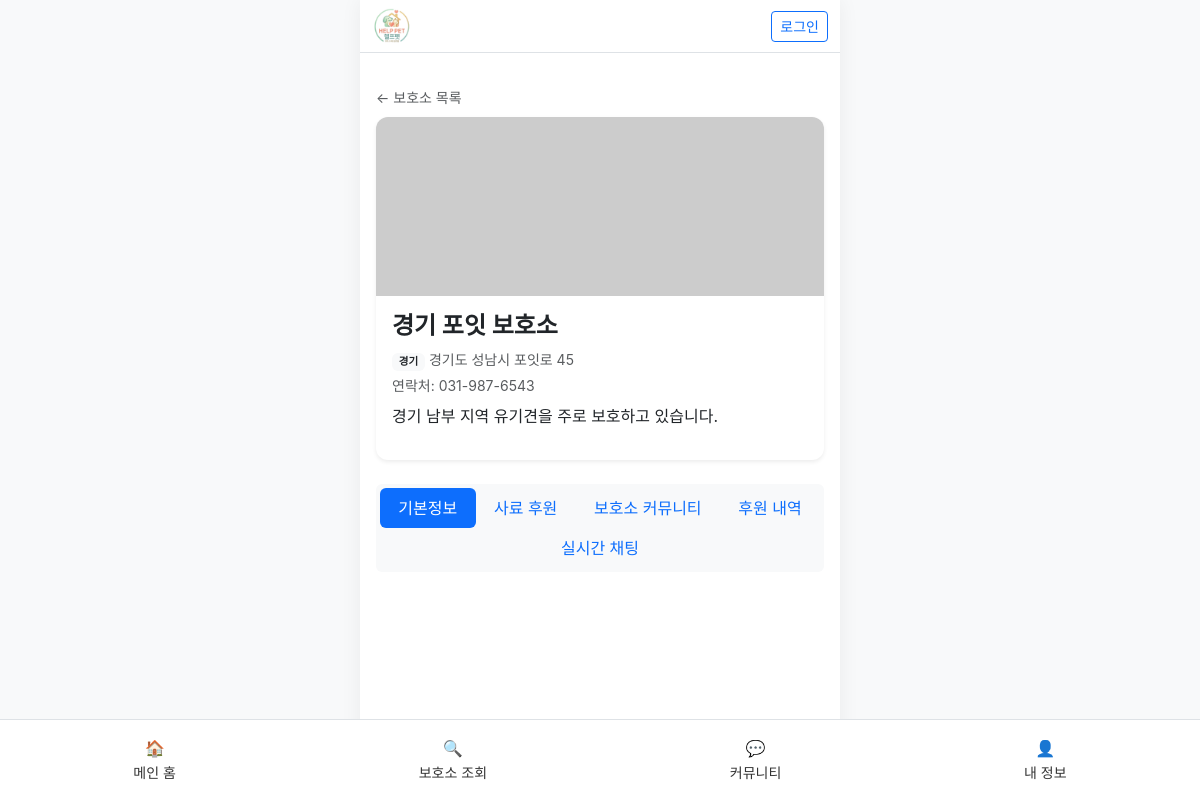
The app's page /shelter/4/ with its own data.
### shelter/models.py (models this page shows, shortened)
class Shelter(models.Model):
    REGION_CHOICES = [
        ('서울', '서울'), ('부산', '부산'), ('대구', '대구'), ('인천', '인천'), ('광주', '광주'),
        ('대전', '대전'), ('울산', '울산'), ('세종', '세종'), ('경기', '경기'), ('강원', '강원'),
        ('충북', '충북'), ('충남', '충남'), ('전북', '전북'), ('전남', '전남'), ('경북', '경북'),
        ('경남', '경남'), ('제주', '제주'),
    ]
    name = models.CharField(max_length=100, verbose_name="보호소명")
    region = models.CharField(max_length=20, choices=REGION_CHOICES, default='서울', verbose_name="지역")
    address = models.CharField(max_length=200, verbose_name="주소")
    phone = models.CharField(max_length=20, blank=True, verbose_name="연락처")
    description = models.TextField(verbose_name="보호소소개")
    image = models.ImageField(upload_to='shelters/', verbose_name="보호소이미지", blank=True, null=True)
    target_product = models.ForeignKey(Product, on_delete=models.SET_NULL, null=True, blank=True, verbose_name="필요사료")

### shelter/views.py (the view)
# urls.py: path('<int:pk>/', views.shelter_detail_info, name='shelter_detail'),  # 기본 진입은 기본정보
def shelter_detail_info(request, pk):
    shelter = get_object_or_404(Shelter, pk=pk)
    return render(request, 'shelter/shelter_info.html', {'shelter': shelter})

### templates/shelter/shelter_info.html
{% extends 'base.html' %}
{% block content %}
<div class="py-3">
    <a href="{% url 'shelter_list' %}" class="text-decoration-none text-muted small">← 보호소 목록</a>
    <div class="card border-0 shadow-sm mt-2 overflow-hidden" style="border-radius: 12px;">
        <img src="https://placehold.co/600x240?text=Shelter" class="img-fluid" style="max-height: 200px; object-fit: cover;">
        <div class="card-body">
            <h4 class="fw-bold">{{ shelter.name }}</h4>
            <p class="text-muted small mb-1"><span class="badge bg-light text-dark">{{ shelter.get_region_display }}</span> {{ shelter.address }}</p>
            {% if shelter.phone %}<p class="text-muted small mb-2">연락처: {{ shelter.phone }}</p>{% endif %}
            <p class="mb-0">{{ shelter.description|linebreaks }}</p>
        </div>
    </div>
    <ul class="nav nav-pills nav-fill bg-light rounded p-1 mt-4" role="tablist">
        <li class="nav-item"><a class="nav-link active" href="{% url 'shelter_detail_info' shelter.pk %}">기본정보</a></li>
        <li class="nav-item"><a class="nav-link" href="{% url 'shelter_donate' shelter.pk %}">사료 후원</a></li>
        <li class="nav-item"><a class="nav-link" href="{% url 'shelter_community_list' shelter.pk %}">보호소 커뮤니티</a></li>
        <li class="nav-item"><a class="nav-link" href="{% url 'shelter_donations' shelter.pk %}">후원 내역</a></li>
        <li class="nav-item"><a class="nav-link" href="{% url 'shelter_chat' shelter.pk %}">실시간 채팅</a></li>
    </ul>
</div>
{% endblock %}

### templates/base.html (style rules this page uses)
body { font-family: 'Pretendard', -apple-system, sans-serif; background-color: #f8f9fa; }

### records on screen
Shelter: name "경기 포잇 보호소", region "경기", address "경기도 성남시 포잇로 45", phone "031-987-6543", description "경기 남부 지역 유기견을 주로 보호하고 있습니다."
